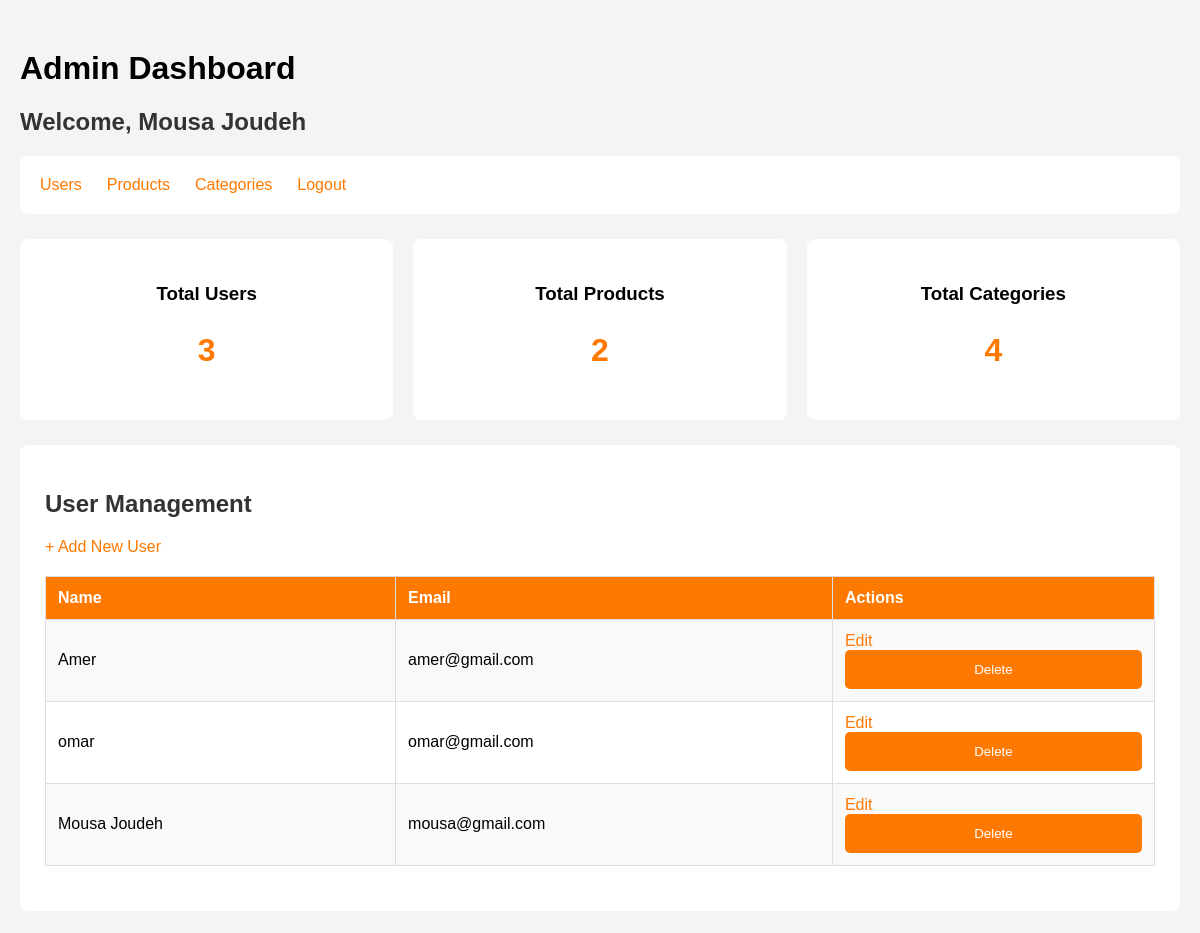
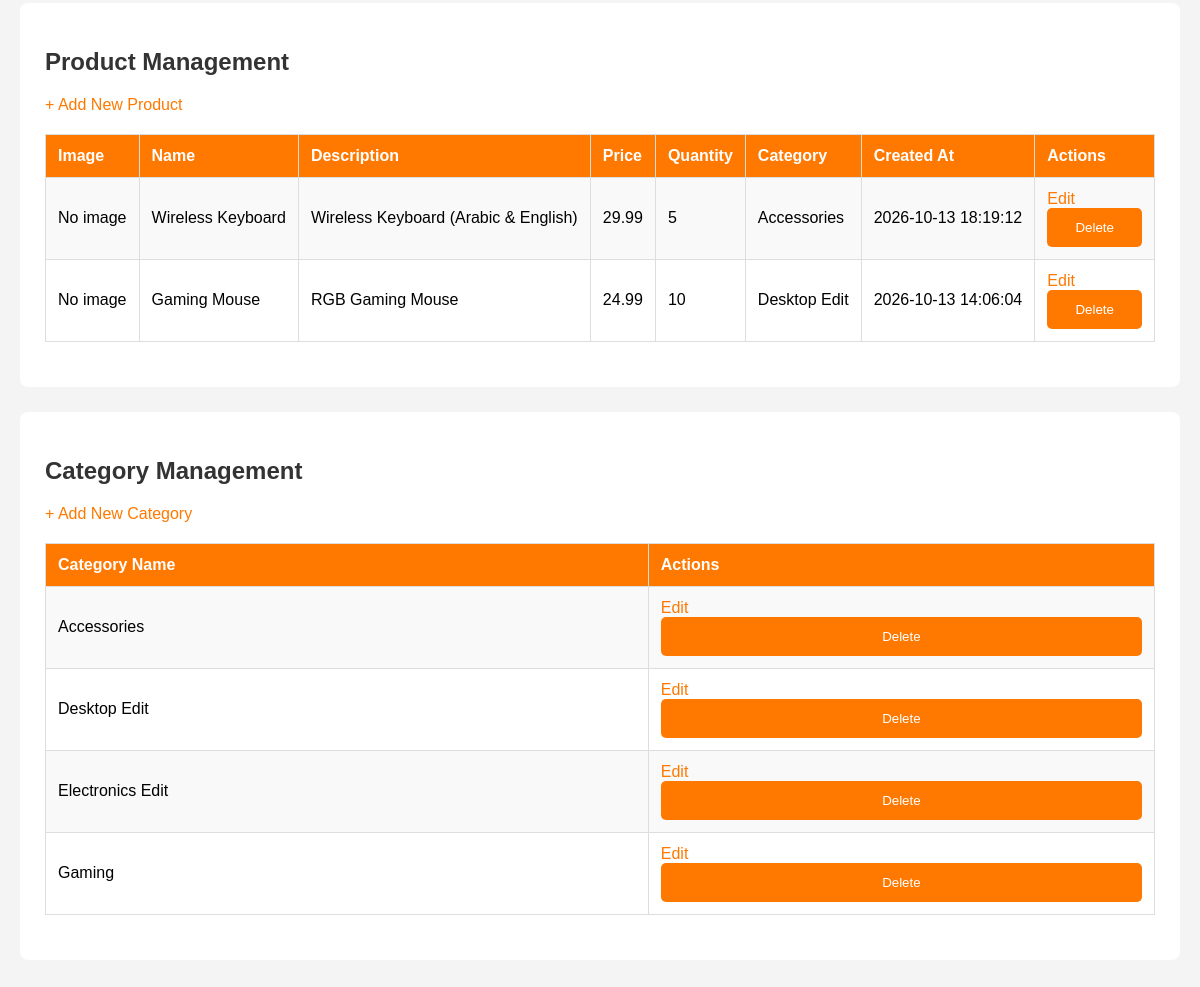
Page /dashboard.php (signed in) on the committed database (2 pictures, top to bottom).
### tables this page shows
CREATE TABLE `users` (
  `id` int(11) NOT NULL,
  `name` varchar(100) NOT NULL,
  `email` varchar(100) NOT NULL,
  `password` varchar(255) NOT NULL,
  `is_admin` tinyint(1) NOT NULL DEFAULT 0
);

CREATE TABLE `products` (
  `id` int(11) NOT NULL,
  `name` varchar(100) NOT NULL,
  `description` text NOT NULL,
  `price` decimal(10,2) NOT NULL,
  `quantity` int(11) NOT NULL,
  `image` varchar(255) DEFAULT NULL,
  `created_at` timestamp NOT NULL DEFAULT current_timestamp(),
  `category_id` int(11) NOT NULL
);

CREATE TABLE `categories` (
  `id` int(11) NOT NULL,
  `name` varchar(100) NOT NULL
);

### includes/helpers.php (called while the page is built, shortened)
<?php
function e(mixed $value): string
{
    return htmlspecialchars((string)($value ?? ''), ENT_QUOTES | ENT_SUBSTITUTE, 'UTF-8');
}

### includes/bootstrap.php (called while the page is built, shortened)
<?php
require_once __DIR__ . '/../models/Category.php';
require_once __DIR__ . '/../models/Product.php';
require_once __DIR__ . '/../models/User.php';
require_once __DIR__ . '/helpers.php';
try {
    $database = new Database();
    $pdo = $database->connect();
    $categoryModel = new Category($pdo);
    $productModel = new Product($pdo);
    $userModel = new User($pdo);
} catch (PDOException $e) {
    error_log($e->getMessage());
    http_response_code(500);
    exit('Database connection failed. Check config/Database.php.');
}

### models/User.php (called while the page is built, shortened)
<?php
class User
{
    public function all(): array
    {
        return $this->db->query("SELECT id, name, email FROM users ORDER BY id DESC")->fetchAll();
    }
    public function count(): int
    {
        return (int)$this->db->query("SELECT COUNT(*) FROM users")->fetchColumn();
    }
}

### models/Product.php (called while the page is built, shortened)
<?php
class Product
{
    public function allWithCategories(): array
    {
        $sql = "SELECT p.*, c.name AS category_name
                FROM products p
                INNER JOIN categories c ON c.id = p.category_id
                ORDER BY p.id DESC";
        return $this->db->query($sql)->fetchAll();
    }
    public function count(): int
    {
        return (int)$this->db->query("SELECT COUNT(*) FROM products")->fetchColumn();
    }
}

### models/Category.php (called while the page is built, shortened)
<?php
class Category
{
    public function all(): array
    {
        return $this->db->query("SELECT id, name FROM categories ORDER BY name ASC")->fetchAll();
    }
}

### dashboard.php (the view, shortened to what this page needs)
<?php
require_once __DIR__ . '/includes/bootstrap.php';
$users = $userModel->all();
$products = $productModel->allWithCategories();
$categories = $categoryModel->all();
$totalUsers = $userModel->count();
$totalProducts = $productModel->count();
$totalCategories = count($categories);
?>
<!DOCTYPE html>
<html lang="en">
<head>
    <link rel="stylesheet" href="style.css">
</head>
<body>
    <div class="dashboard">
        <h1>Admin Dashboard</h1>
        <h2>Welcome, <?= e($_SESSION['user_name'] ?? '') ?></h2>
        <nav><a href="#users">Users</a><a href="#products">Products</a><a href="#categories">Categories</a><a
                href="logout.php">Logout</a></nav>
        <div class="stats">
            <div class="stat-card">
                <h3>Total Users</h3>
                <h2><?= $totalUsers ?></h2>
            </div>
            <div class="stat-card">
                <h3>Total Products</h3>
                <h2><?= $totalProducts ?></h2>
            </div>
            <div class="stat-card">
                <h3>Total Categories</h3>
                <h2><?= $totalCategories ?></h2>
            </div>
        </div>
        <section id="users">
            <h2>User Management</h2><a href="add_user.php">+ Add New User</a>
            <table>
                <tr>
                    <th>Name</th>
                    <th>Email</th>
                    <th>Actions</th>
                </tr>
                <?php foreach ($users as $user): ?><tr>
                    <td><?= e($user['name']) ?></td>
                    <td><?= e($user['email']) ?></td>
                    <td>
                        <a href="edit_user.php?id=<?= (int)$user['id'] ?>">Edit</a>
                        <form action="delete_user.php" method="POST" style="display:inline"
                            onsubmit="return confirm('Delete this user?');">
                                type="hidden" name="id" value="<?= (int)$user['id'] ?>"><button
                                type="submit">Delete</button>
                        </form>
                    </td>
                </tr><?php endforeach; ?>
            </table>
        </section>
        <section id="products">
            <h2>Product Management</h2><a href="add_product.php">+ Add New Product</a>
            <table>
                <tr>
                    <th>Image</th>
                    <th>Name</th>
                    <th>Description</th>
                    <th>Price</th>
                    <th>Quantity</th>
                    <th>Category</th>
                    <th>Created At</th>
                    <th>Actions</th>
                </tr>
                <?php foreach ($products as $product): ?><tr>
                    <td><?php if (!empty($product['image']) && is_file(__DIR__ . '/' . $product['image'])): ?><img
                            src="<?= e($product['image']) ?>" alt="<?= e($product['name']) ?>"
                            style="width:70px;height:70px;object-fit:cover"><?php else: ?><span>No
                            image</span><?php endif; ?></td>
                    <td><?= e($product['name']) ?></td>
                    <td><?= e($product['description']) ?></td>
                    <td><?= e(number_format((float)$product['price'], 2)) ?></td>
                    <td><?= (int)$product['quantity'] ?></td>
                    <td><?= e($product['category_name']) ?></td>
                    <td><?= e($product['created_at']) ?></td>
                    <td><a href="edit_product.php?id=<?= (int)$product['id'] ?>">Edit</a>
                        <form action="delete_product.php" method="POST" style="display:inline"
                            onsubmit="return confirm('Delete this product?');">
                                type="hidden" name="id" value="<?= (int)$product['id'] ?>"><button
                                type="submit">Delete</button>
                        </form>
                    </td>
                </tr><?php endforeach; ?>
            </table>
        </section>
        <section id="categories">
            <h2>Category Management</h2><a href="add_category.php">+ Add New Category</a>
            <table>
                <tr>
                    <th>Category Name</th>
                    <th>Actions</th>
                </tr>
                <?php foreach ($categories as $category): ?><tr>
                    <td><?= e($category['name']) ?></td>
                    <td><a href="edit_category.php?id=<?= (int)$category['id'] ?>">Edit</a>
                        <form action="delete_category.php" method="POST" style="display:inline"
                            onsubmit="return confirm('Delete this category?');">
                                type="hidden" name="id" value="<?= (int)$category['id'] ?>"><button
                                type="submit">Delete</button>
                        </form>
                    </td>
                </tr><?php endforeach; ?>
            </table>
        </section>
    </div>
</body>
</html>

### style.css (style rules this page uses)
* { box-sizing: border-box; }
body { font-family: Arial, sans-serif; background-color: #f4f4f4; margin: 0; padding: 20px; }
h2 { color: #333; }
button { width: 100%; padding: 12px; background-color: #ff7900; color: white; border: none; border-radius: 5px; cursor: pointer; }
a { color: #ff7900; text-decoration: none; }
table { width: 100%; border-collapse: collapse; margin: 20px 0; }
th, td { padding: 12px; border: 1px solid #ddd; text-align: left; overflow-wrap: anywhere; }
th { background-color: #ff7900; color: white; }
tr:nth-child(even) { background-color: #f9f9f9; }
.dashboard { max-width: 1200px; margin: 30px auto; }
.dashboard nav { background: white; padding: 20px; border-radius: 8px; display: flex; gap: 25px; }
.stats { display: flex; gap: 20px; margin: 25px 0; }
.stat-card { background: white; padding: 25px; border-radius: 8px; flex: 1; text-align: center; }
.stat-card h2 { color: #ff7900; font-size: 32px; }
.dashboard section { background: white; padding: 25px; margin-bottom: 25px; border-radius: 8px; overflow-x: auto; }

### rows in the picture
users: name "Amer", email "amer@gmail.com"
users: name "omar", email "omar@gmail.com"
users: name "Mousa Joudeh", email "mousa@gmail.com"
products: shows "No image", name "Wireless Keyboard", description "Wireless Keyboard (Arabic & English)", price "29.99", quantity "5", category.name "Accessories", created_at "2026-10-13 18:19:12"
products: shows "No image", name "Gaming Mouse", description "RGB Gaming Mouse", price "24.99", quantity "10", category.name "Desktop Edit", created_at "2026-10-13 14:06:04"
categories: name "Accessories"
categories: name "Desktop Edit"
categories: name "Electronics Edit"
categories: name "Gaming"

### other values in the picture
$_SESSION['user_name'] "Mousa Joudeh"
$totalUsers "3"
$totalProducts "2"
$totalCategories "4"
